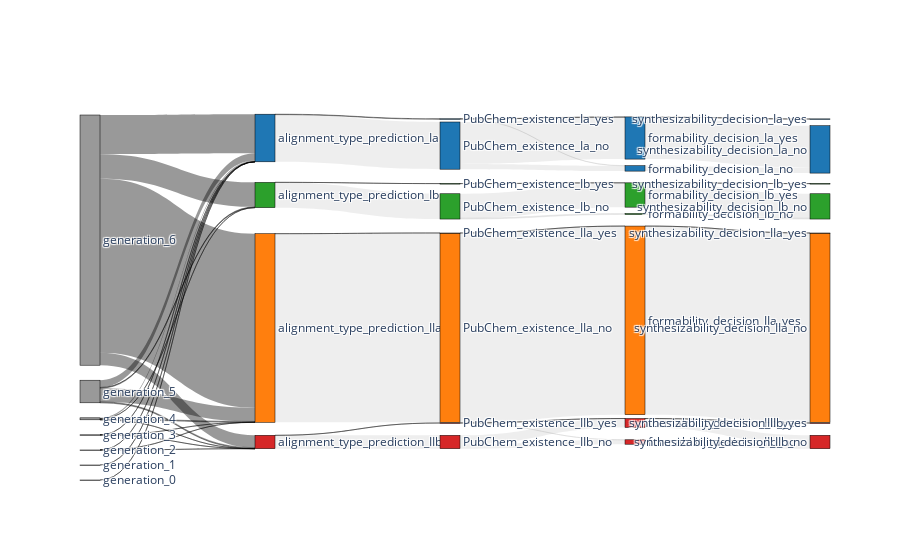

Source (notebook cell):
### Code cell
# Create the Sankey diagram using Plotly
fig = go.Figure(go.Sankey(
    arrangement="perpendicular",
    node=dict(
        pad=15,
        thickness=20,
        line=dict(color="black", width=0.5),
        label=node_data['label'],  # Labels for the nodes
        x=[0.0,0.0,0.0,0.0,0.0,0.0,0.0,0.25,0.25,0.25,0.25,0.5,0.5,0.5,0.5,0.5,0.5,0.5,0.5,0.75,0.75,0.75,0.75,0.75,0.75,0.75,1.0,1.0,1.0,1.0,1.0,1.0,1.0,1.0],
        y=[0.05,0.15,0.2,0.3,0.4,0.5,0.7,0.1,0.25,0.6,0.9,0.05,0.12,0.22,0.28,0.35,0.6,0.85,0.9,0.1,0.18,0.25,0.3,0.58,0.85,0.9,0.05,0.13,0.22,0.28,0.35,0.6,0.85,0.9],
        color=node_data['node_colors'],  # Colors for the nodes
        customdata=node_data['node_customdata'],  # Custom data for hover (number of samples)
        hovertemplate='Node: %{label}<br>Samples: %{customdata}<extra></extra>',  # Custom hover text
    ),
    link=dict(
        source=link_data['sources'],  # List of sources (node indices)
        target=link_data['targets'],  # List of targets (node indices)
        value=link_data['values'],     # List of flow values
        color=link_data['link_colors']
    ),
))
fig

### Figure 1 — Plotly figure (JSON) as saved in the notebook; plotly's stock layout.template omitted (floating-point values rounded to 4 significant figures)
{"data": [{"arrangement": "perpendicular", "link": {"color": ["rgba(0,0,0,0.4)", "rgba(0,0,0,0.4)", "rgba(0,0,0,0.4)", "rgba(0,0,0,0.4)", "rgba(0,0,0,0.4)", "rgba(0,0,0,0.4)", "rgba(0,0,0,0.4)", "rgba(0,0,0,0.4)", "rgba(0,0,0,0.4)", "rgba(0,0,0,0.4)", "rgba(0,0,0,0.4)", "rgba(0,0,0,0.4)", "rgba(0,0,0,0.4)", "rgba(0,0,0,0.4)", "rgba(0,0,0,0.4)", "rgba(0,0,0,0.4)", "rgba(0,0,0,0.4)", "rgba(0,0,0,0.4)", "rgba(0,0,0,0.4)", "rgba(0,0,0,0.4)", "rgba(169,169,169,0.2)", "rgba(0,0,0,0.4)", "rgba(169,169,169,0.2)", "rgba(0,0,0,0.4)", "rgba(169,169,169,0.2)", "rgba(0,0,0,0.4)", "rgba(169,169,169,0.2)", "rgba(0,0,0,0.4)", "rgba(169,169,169,0.2)", "rgba(0,0,0,0.4)", "rgba(169,169,169,0.2)", "rgba(169,169,169,0.2)", "rgba(169,169,169,0.2)", "rgba(0,0,0,0.4)", "rgba(169,169,169,0.2)", "rgba(169,169,169,0.2)", "rgba(169,169,169,0.2)", "rgba(0,0,0,0.4)", "rgba(169,169,169,0.2)", "rgba(169,169,169,0.2)", "rgba(0,0,0,0.4)", "rgba(169,169,169,0.2)", "rgba(0,0,0,0.4)", "rgba(169,169,169,0.2)", "rgba(169,169,169,0.2)", "rgba(0,0,0,0.4)", "rgba(169,169,169,0.2)", "rgba(169,169,169,0.2)", "rgba(0,0,0,0.4)", "rgba(169,169,169,0.2)", "rgba(169,169,169,0.2)", "rgba(0,0,0,0.4)"], "source": [6, 5, 4, 4, 4, 3, 3, 3, 2, 2, 2, 2, 1, 1, 1, 1, 0, 0, 0, 0, 9, 9, 10, 10, 7, 7, 8, 8, 16, 15, 18, 18, 17, 17, 12, 12, 11, 11, 14, 14, 13, 23, 23, 26, 25, 25, 20, 19, 19, 22, 21, 21], "target": [7, 7, 9, 10, 7, 9, 10, 7, 9, 10, 7, 8, 9, 10, 7, 8, 9, 10, 7, 8, 16, 15, 18, 17, 12, 11, 14, 13, 23, 23, 26, 25, 26, 25, 20, 19, 20, 19, 22, 21, 21, 32, 31, 34, 34, 33, 28, 28, 27, 30, 30, 29], "value": [1, 15, 18, 3, 215, 666, 42, 2279, 15292, 887, 19254, 62, 242626, 16684, 128963, 13659, 3094100, 220887, 695736, 435711, 3352654, 48, 237262, 1241, 838738, 7725, 449421, 11, 3352654, 48, 77643, 159619, 1148, 93, 93136, 745602, 3538, 4187, 16999, 432422, 11, 3352654, 48, 78791, 159619, 93, 96674, 745602, 4187, 16999, 432422, 11]}, "node": {"color": ["rgba(128,128,128,0.8)", "rgba(128,128,128,0.8)", "rgba(128,128,128,0.8)", "rgba(128,128,128,0.8)", "rgba(128,128,128,0.8)", "rgba(128,128,128,0.8)", "rgba(128,128,128,0.8)", "rgb(31, 119, 180)", "rgb(44, 160, 44)", "rgb(255, 127, 14)", "rgb(214, 39, 40)", "rgb(31, 119, 180)", "rgb(31, 119, 180)", "rgb(44, 160, 44)", "rgb(44, 160, 44)", "rgb(255, 127, 14)", "rgb(255, 127, 14)", "rgb(214, 39, 40)", "rgb(214, 39, 40)", "rgb(31, 119, 180)", "rgb(31, 119, 180)", "rgb(44, 160, 44)", "rgb(44, 160, 44)", "rgb(255, 127, 14)", "rgb(255, 127, 14)", "rgb(214, 39, 40)", "rgb(214, 39, 40)", "rgb(31, 119, 180)", "rgb(31, 119, 180)", "rgb(44, 160, 44)", "rgb(44, 160, 44)", "rgb(255, 127, 14)", "rgb(255, 127, 14)", "rgb(214, 39, 40)", "rgb(214, 39, 40)"], "customdata": [4446434, 401932, 35495, 2987, 236, 15, 1, 846463, 449432, 3352702, 238503, 7725, 838738, 11, 449421, 48, 3352654, 1241, 237262, 749789, 96674, 432433, 16999, 3352702, 0, 159712, 78791, 4187, 842276, 11, 449421, 48, 3352654, 93, 238410], "hovertemplate": "Node: %{label}<br>Samples: %{customdata}<extra></extra>", "label": ["generation_6", "generation_5", "generation_4", "generation_3", "generation_2", "generation_1", "generation_0", "alignment_type_prediction_Ia", "alignment_type_prediction_Ib", "alignment_type_prediction_IIa", "alignment_type_prediction_IIb", "PubChem_existence_Ia_yes", "PubChem_existence_Ia_no", "PubChem_existence_Ib_yes", "PubChem_existence_Ib_no", "PubChem_existence_IIa_yes", "PubChem_existence_IIa_no", "PubChem_existence_IIb_yes", "PubChem_existence_IIb_no", "formability_decision_Ia_yes", "formability_decision_Ia_no", "formability_decision_Ib_yes", "formability_decision_Ib_no", "formability_decision_IIa_yes", "formability_decision_IIa_no", "formability_decision_IIb_yes", "formability_decision_IIb_no", "synthesizability_decision_Ia_yes", "synthesizability_decision_Ia_no", "synthesizability_decision_Ib_yes", "synthesizability_decision_Ib_no", "synthesizability_decision_IIa_yes", "synthesizability_decision_IIa_no", "synthesizability_decision_IIb_yes", "synthesizability_decision_IIb_no"], "line": {"color": "black", "width": 0.5}, "pad": 15, "thickness": 20, "x": [0, 0, 0, 0, 0, 0, 0, 0.25, 0.25, 0.25, 0.25, 0.5, 0.5, 0.5, 0.5, 0.5, 0.5, 0.5, 0.5, 0.75, 0.75, 0.75, 0.75, 0.75, 0.75, 0.75, 1, 1, 1, 1, 1, 1, 1, 1], "y": [0.05, 0.15, 0.2, 0.3, 0.4, 0.5, 0.7, 0.1, 0.25, 0.6, 0.9, 0.05, 0.12, 0.22, 0.28, 0.35, 0.6, 0.85, 0.9, 0.1, 0.18, 0.25, 0.3, 0.58, 0.85, 0.9, 0.05, 0.13, 0.22, 0.28, 0.35, 0.6, 0.85, 0.9]}, "type": "sankey"}], "layout": {}}
